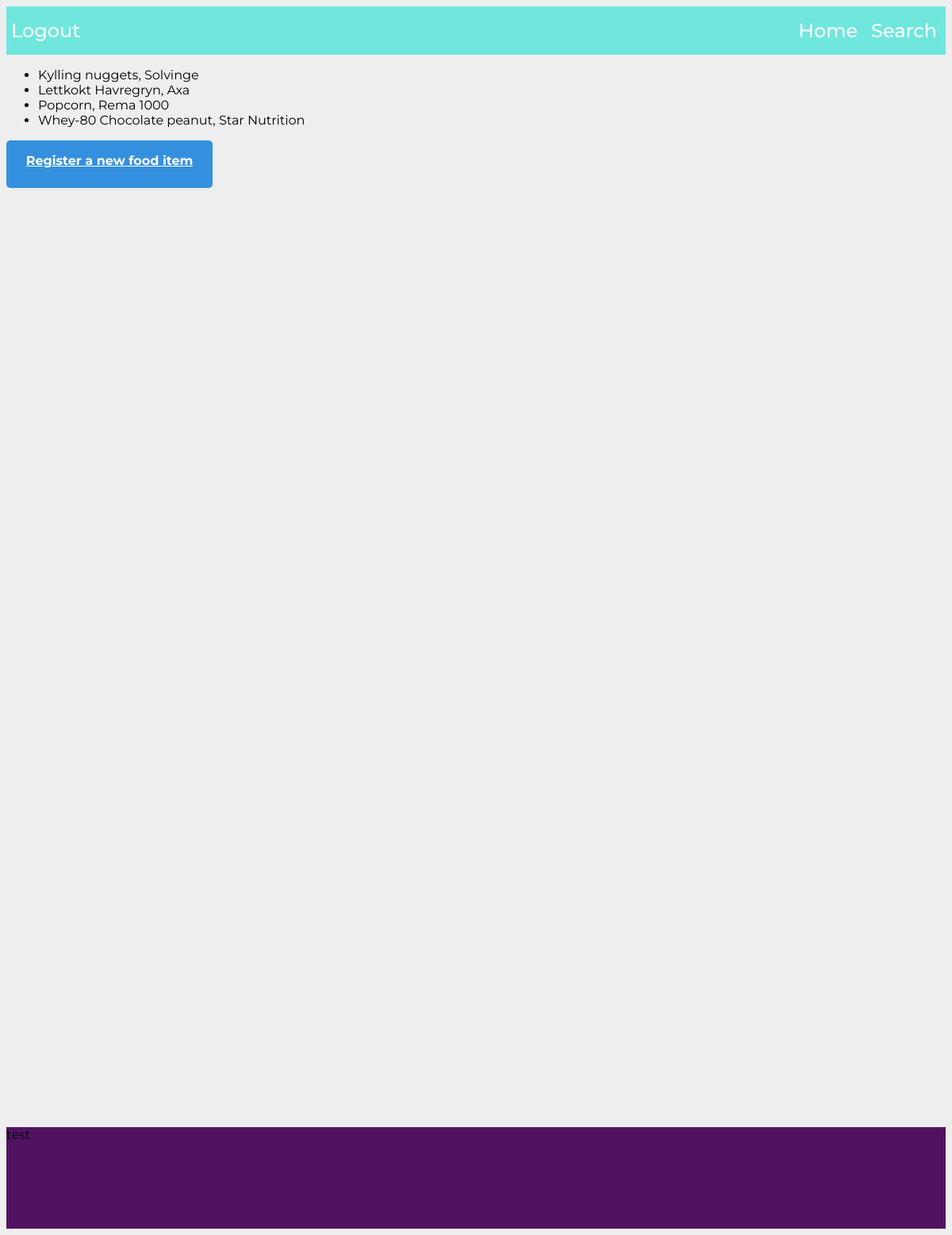
/kcaljournal/search/ (signed in), run on the app's committed database.
### kcaljournal/models.py (models this page shows, shortened)
class Fooditem(models.Model):
    name = models.CharField(max_length=50)
    producer = models.CharField(max_length=50, blank=True)
    description = models.CharField(max_length=200, blank=True)
    calories = models.DecimalField(decimal_places=2, max_digits=6, blank=True)
    protein = models.DecimalField(decimal_places=2, max_digits=6, blank=True)
    carbohydrates = models.DecimalField(decimal_places=2, max_digits=6, blank=True)
    fat = models.DecimalField(decimal_places=2, max_digits=6, blank=True)
    sugar = models.DecimalField(decimal_places=2, max_digits=6, blank=True)
    fibre = models.DecimalField(decimal_places=2, max_digits=6, blank=True)

### kcaljournal/views.py (the view)
# urls.py: path('search/', views.SearchView.as_view(), name='search'),
class SearchView(LoginRequiredMixin ,generic.ListView):
    template_name = 'kcaljournal/search.html'
    context_object_name= 'fooditem_list'
    def get_queryset(self):
        return Fooditem.objects.all()
    def get_context_data(self, **kwargs):
        context = super().get_context_data(**kwargs)
        context['user'] = self.request.user.is_authenticated
        return context

### templates/kcaljournal/search.html
{% extends "base.html" %}
{% block css %}{{block.super}}
{% load static %}
<link rel="stylesheet" href="{% static 'style.css' %}">
{% endblock %}
{% block content %}
{%if fooditem_list %}
<ul>
    {% for fooditem in fooditem_list %}
    <li>{{ fooditem.name }}, {{ fooditem.producer }}</li>
    {% endfor %}
</ul>
{% else %}
<p>No foods available</p>
{% endif %}
<a class="register_food_btn" href="food_register/">Register a new food item</a>
{% endblock %}

### static/style.css (style rules this page uses)
html { font-family: 'Montserrat', sans-serif; }
body { background-color: #EEEEEE; }
.register_food_btn { display: block; width: 15rem; height: 40px; background: #3490DE; padding: 10px; text-align: center; border-radius: 5px; color: white; font-weight: bold; line-height: 2rem; }

### data on the page
Fooditem: name "Kylling nuggets", producer "Solvinge"
Fooditem: name "Lettkokt Havregryn", producer "Axa"
Fooditem: name "Popcorn", producer "Rema 1000"
Fooditem: name "Whey-80 Chocolate peanut", producer "Star Nutrition"
